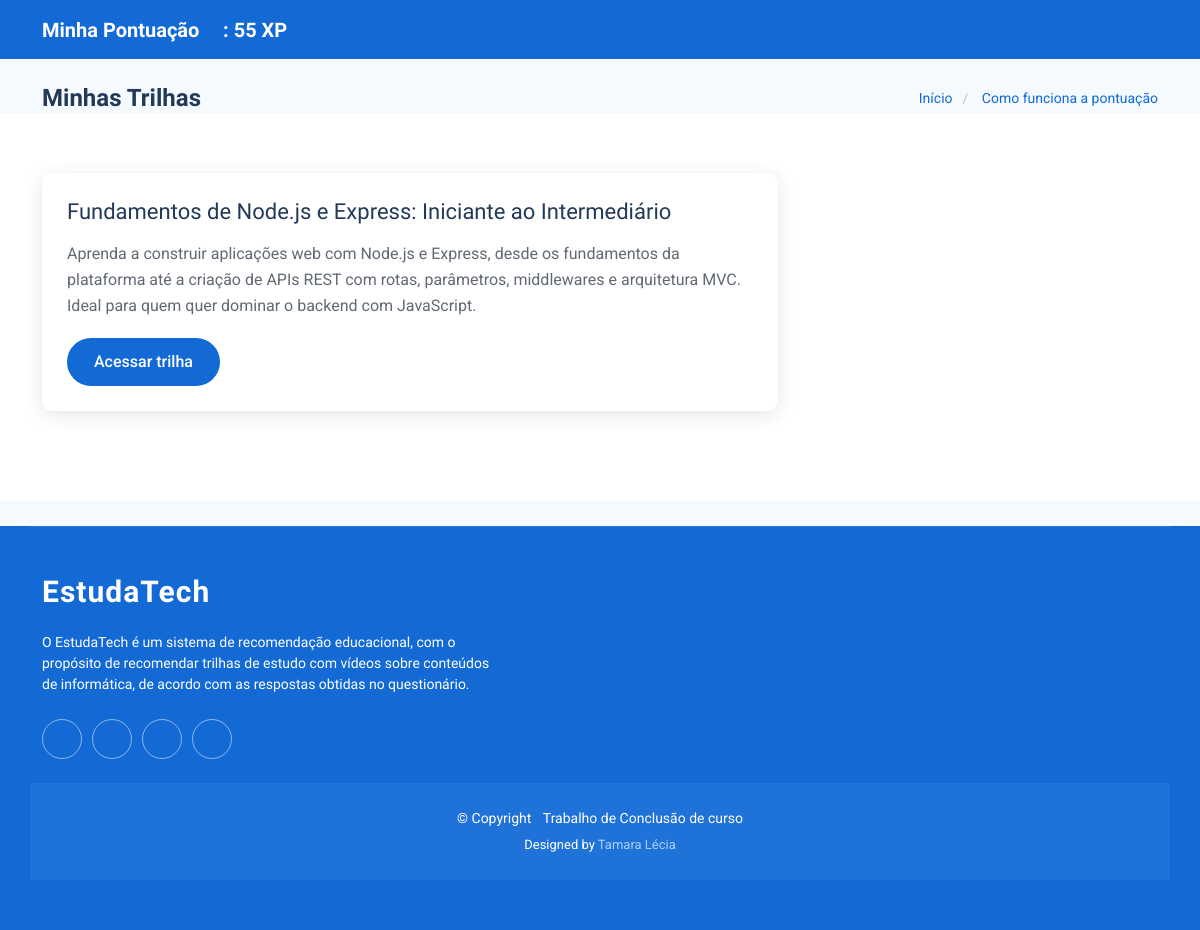
Page /usuarioComun/minhasTrilhas/ (signed in) on the committed database.
### recomendarTrilhas/models.py (models this page shows, shortened)
class Trilha(models.Model):
    nome = models.CharField(max_length=200)
    descricao = models.TextField(blank=True)

### usuarioComun/views.py (the view)
# urls.py: path("minhasTrilhas/", views.minhas_trilhas, name="minhasTrilhas"),
def minhas_trilhas(request):
    usuario = request.user.usuariocomun
    trilhas = usuario.trilhaUser.all()
    trilhas_em_andamento = []
    for trilha in trilhas:
        capitulos = Capitulo.objects.filter(topico__trilha=trilha)
        total = capitulos.count()
        concluidos = ProgressoCapitulo.objects.filter(usuario=usuario, capitulo__in=capitulos, concluido=True).count()
        if concluidos < total:
            trilhas_em_andamento.append(trilha)
    resultado = ProgressoCapitulo.objects.filter(usuario=usuario).aggregate(Sum("pontuacao"))
    pontos_gerais = resultado["pontuacao__sum"] or 0
    return render(request, "usuarioComun/minhas_trilhas.html", {
        "trilhas": trilhas_em_andamento,
        "pontos_gerais": pontos_gerais
    })

### usuarioComun/templates/usuarioComun/minhas_trilhas.html (shortened to what this page needs)
{% load static %}
<!DOCTYPE html>
<html lang="pt-br">
<head>
  <link href="{% static 'vendor/bootstrap/css/bootstrap.min.css' %}" rel="stylesheet">
  <link href="{% static 'vendor/bootstrap-icons/bootstrap-icons.css' %}" rel="stylesheet">
  <link href="{% static 'vendor/aos/aos.css' %}" rel="stylesheet">
  <link href="{% static 'vendor/swiper/swiper-bundle.min.css' %}" rel="stylesheet">
  <link href="{% static 'css/main.css' %}" rel="stylesheet">
</head>
<body class="events-page">
  <header id="header" class="header d-flex align-items-center sticky-top">
    <div class="container-fluid container-xl position-relative d-flex align-items-center">
      <a href="#" class="logo d-flex align-items-center me-auto">
        <h1 class="sitename mb-0 text-white fs-5">Minha Pontuação <i class="bi bi-trophy-fill text-warning fs-4"></i>:
          <strong>{{ pontos_gerais|default:"0" }} XP</strong> </h1>
      </a>
    </div>
  </header>
  <main class="main">
    <div class="page-title light-background">
      <div class="container d-lg-flex justify-content-between align-items-center">
        <h1 class="mb-2 mb-lg-0">Minhas Trilhas</h1>
        <nav class="breadcrumbs">
          <ol>
            <li><a href="{% url 'indexUsuarioComun' %}">Início</a></li>
            <li class="current"><a href="#" data-bs-toggle="modal" data-bs-target="#pontuacaoModal">
                Como funciona a pontuação
              </a></li>
          </ol>
        </nav>
      </div>
      <section id="trilhas" class="courses-events section">
        <div class="container" data-aos="fade-up" data-aos-delay="100">
          <div class="row">
            <div class="col-lg-8">
              {% for trilha in trilhas %}
              <article class="event-card" data-aos="fade-up" data-aos-delay="200">
                <div class="row g-0">
                  <div class="col-md-12">
                    <div class="event-content">
                      <h3 class="event-title">
                        {{ trilha.nome }}
                      </h3>
                      <p class="event-description">
                        {{ trilha.descricao }}
                      </p>
                      <div class="event-actions d-flex gap-2">
                        <a href="{% url 'verTrilhaCaminho' trilha.id %}" class="btn btn-primary">Acessar trilha</a>
                      </div>
                    </div>
                  </div>
                </div>
              </article>
              {% empty %}
              <article class="event-card">
                <div class="event-content">
                  <p class="event-description">Você ainda não possui trilhas em andamento.</p>
                </div>
              </article>
              {% endfor %}
            </div>
          </div>
        </div>
      </section>
  </main>
  <footer id="footer" class="footer accent-background">
    <div class="container footer-top">
      <div class="row gy-4">
        <div class="col-lg-5 col-md-12 footer-about">
          <a href="#" class="logo d-flex align-items-center">
            <span class="sitename">EstudaTech</span>
          </a>
          <p>O EstudaTech é um sistema de recomendação educacional, com o propósito de recomendar trilhas de estudo com vídeos sobre conteúdos de informática, de acordo com as respostas obtidas no questionário.</p>
          <div class="social-links d-flex mt-4">
            <a href="#"><i class="bi bi-twitter-x"></i></a>
            <a href="#"><i class="bi bi-facebook"></i></a>
            <a href="#"><i class="bi bi-instagram"></i></a>
            <a href="#"><i class="bi bi-linkedin"></i></a>
          </div>
        </div>
        <div class="col-lg-2 col-6 footer-links">
        </div>
        <div class="col-lg-2 col-6 footer-links">
        </div>
        <div class="col-lg-3 col-md-12 footer-contact text-center text-md-start">
        </div>
      </div>
    </div>
    <div class="container copyright text-center mt-4">
      <p>© <span>Copyright</span> <strong class="px-1 sitename"></strong> <span>Trabalho de Conclusão de curso</span></p>
      <div class="credits">
          Designed by <a href="#">Tamara Lécia</a>
      </div>
    </div>
  </footer>
</body>
</html>

### rows in the picture
Trilha: nome "Fundamentos de Node.js e Express: Iniciante ao Intermediário", descricao "Aprenda a construir aplicações web com Node.js e Express, desde os fundamentos da plataforma até a criação de APIs REST com rotas, parâmetros, middlewares e arquitetura MVC. Ideal para quem quer dominar o backend com JavaScript."

### other values in the picture
{{ pontos_gerais|default:"0" }} "55"
